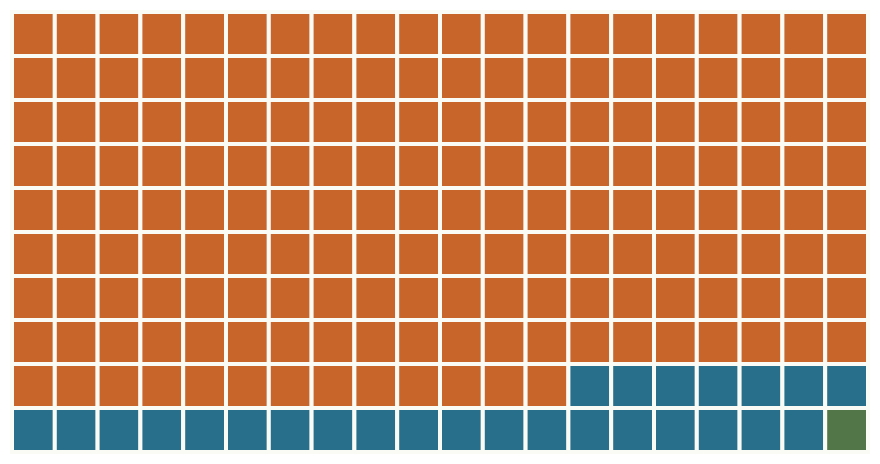

Write the Vega-Lite specification saved for this chart.
### Vega-Lite specification from a JSON file in a GitHub repository (floating-point values rounded to 4 significant figures; data arrays with more than 128 entries replaced by an {"elided": "..."} marker saying what was removed)
{"$schema": "https://vega.github.io/schema/vega-lite/v5.json", "width": 440, "height": 220, "config": {"background": "transparent", "font": "Source Sans 3", "view": {"stroke": null}, "axis": {"labelFontSize": 11, "titleFontSize": 11, "titlePadding": 12, "labelColor": "#53615c", "titleColor": "#53615c", "gridColor": "#e3e7e0", "domain": false, "tickColor": "#cbd3cb"}, "legend": {"labelFontSize": 11, "title": null, "orient": "bottom", "symbolType": "circle"}}, "data": {"values": {"elided": "200 records"}}, "mark": {"type": "rect", "stroke": "#fafbf5", "strokeWidth": 2}, "encoding": {"x": {"field": "col", "type": "ordinal", "title": null, "axis": null}, "y": {"field": "row", "type": "ordinal", "title": null, "axis": null}, "color": {"field": "sector", "type": "nominal", "title": null, "scale": {"domain": ["Fruit", "Vegetables", "Nursery"], "range": ["#c7652a", "#276f8a", "#527647"]}, "legend": null}, "tooltip": [{"field": "sector", "type": "nominal", "title": "Sector"}, {"field": "share", "type": "quantitative", "title": "Share of the three-sector export value (%)", "format": ".2f"}, {"field": "value_m", "type": "quantitative", "title": "Export value (AUD million)", "format": ",.1f"}]}, "autosize": {"type": "fit-x", "contains": "padding", "resize": true}}
